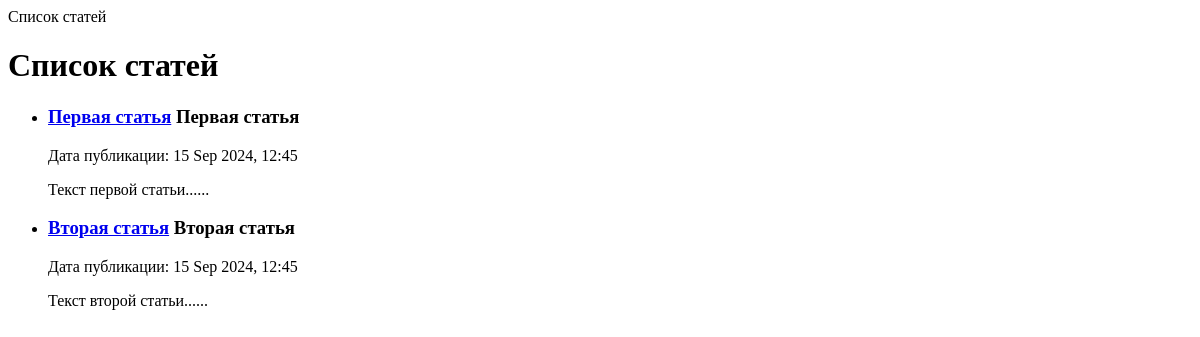
The page /articles/ on the database as committed earlier.
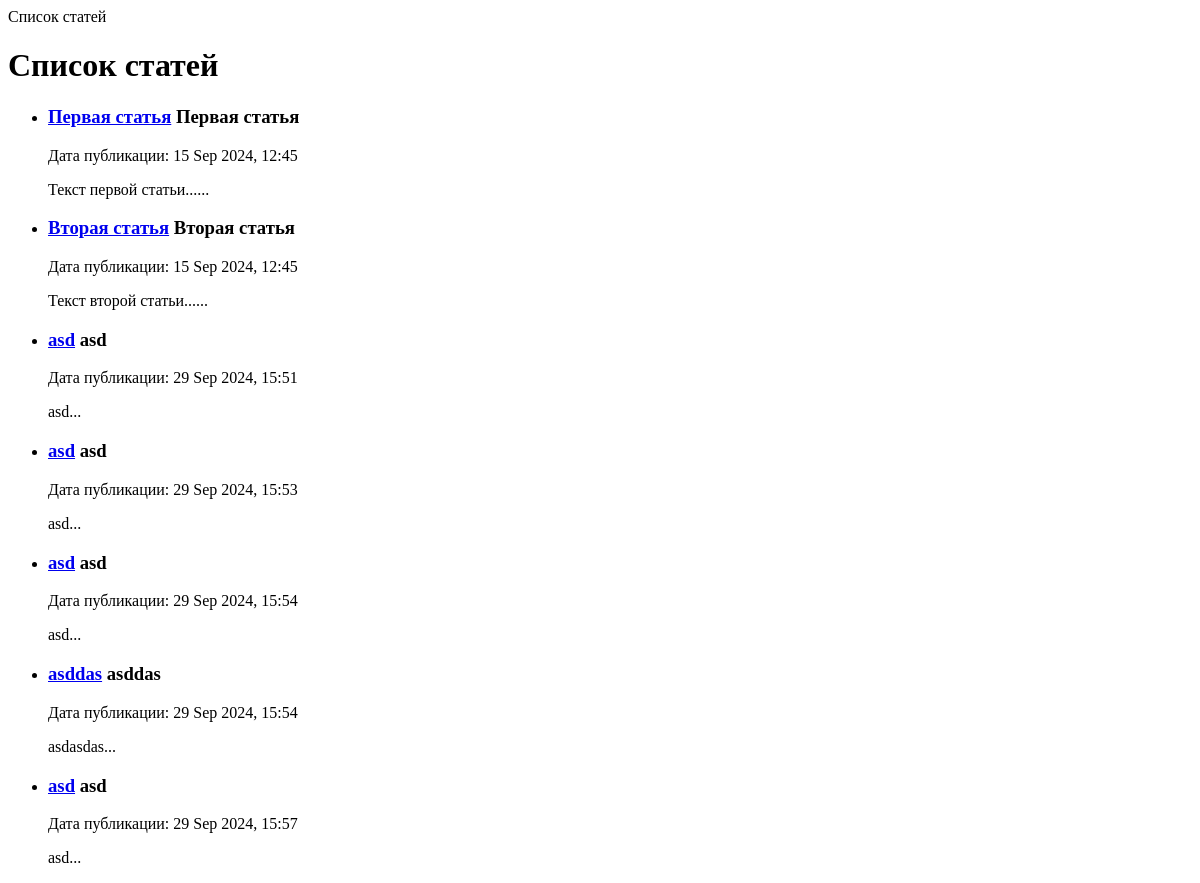
The same page on the database as committed later.
### news/models.py (models this page shows, shortened)
class Post(models.Model):
    ARTICLE = 'AR'
    NEWS = 'NW'
    TYPE_CHOICES = [
        (ARTICLE, 'Статья'),
        (NEWS, 'Новость'),
    ]
    author = models.ForeignKey(Author, on_delete=models.CASCADE)
    type = models.CharField(max_length=2, choices=TYPE_CHOICES)
    created_at = models.DateTimeField(auto_now_add=True)
    categories = models.ManyToManyField(Category, through='PostCategory')
    title = models.CharField(max_length=128)
    text = models.TextField()
    rating = models.IntegerField(default=0)
    def preview(self):
        return self.text[:124] + '...'

### news/views.py (the view)
# urls.py: path('articles/', ArticleListView.as_view(), name='article_list'),
class ArticleListView(ListView):
    model = Post
    template_name = 'news/article_list.html'
    context_object_name = 'articles'
    def get_queryset(self):
        return Post.objects.filter(type=Post.ARTICLE)

### news/templates/news/article_list.html (shortened to what this page needs)
<!DOCTYPE html>
{% load custom_filters %}
{% load static %}
{% block content %}
    <div class="container">
        <h1>Список статей</h1>
        <ul class="list-group">
            {% for article in articles %}
                <li class="list-group-item">
                    <h3>
                        <a href="{% url 'article_detail' article.id %}">{{ article.title }}</a>
                            {{ article.title }}
                    </h3>
                    <p>Дата публикации: {{ article.created_at|date:"d M Y, H:i" }}</p>
                    <p>{{ article.preview }}</p>
                </li>
            {% empty %}
                <li class="list-group-item">Статьи не найдены.</li>
            {% endfor %}
        </ul>
    </div>
{% endblock %}

Rows that differ between the two databases and show on the page:
added Post: title "asd", created_at "29 Sep 2024, 15:51", preview "asd..."
added Post: title "asd", created_at "29 Sep 2024, 15:53", preview "asd..."
added Post: title "asd", created_at "29 Sep 2024, 15:54", preview "asd..."
added Post: title "asddas", created_at "29 Sep 2024, 15:54", preview "asdasdas..."
added Post: title "asd", created_at "29 Sep 2024, 15:57", preview "asd..."
